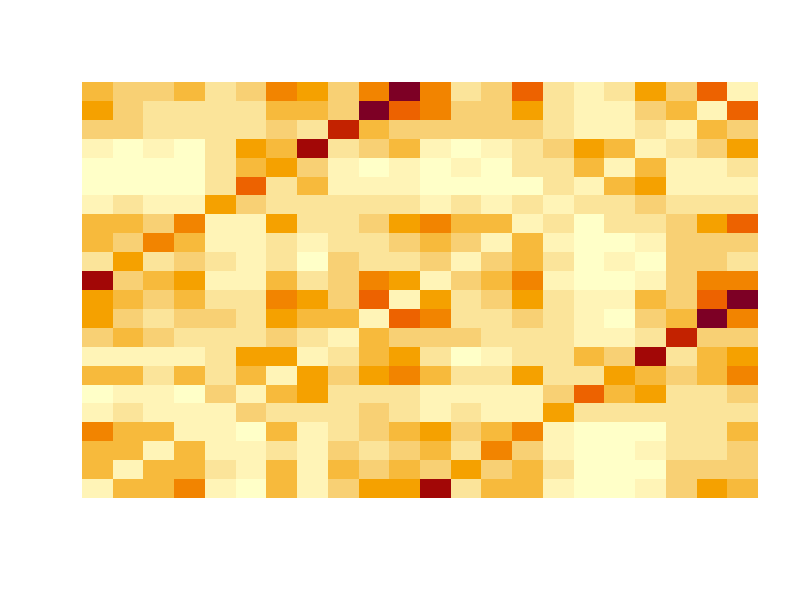
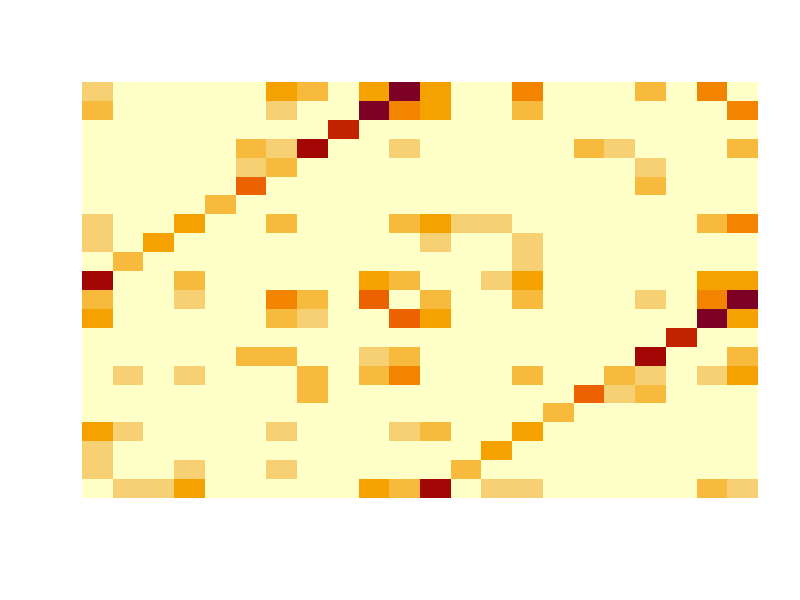
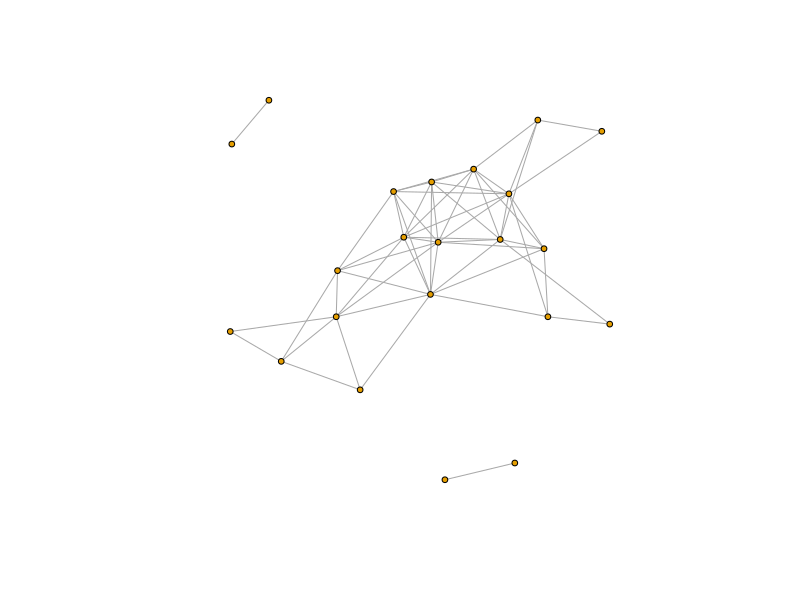
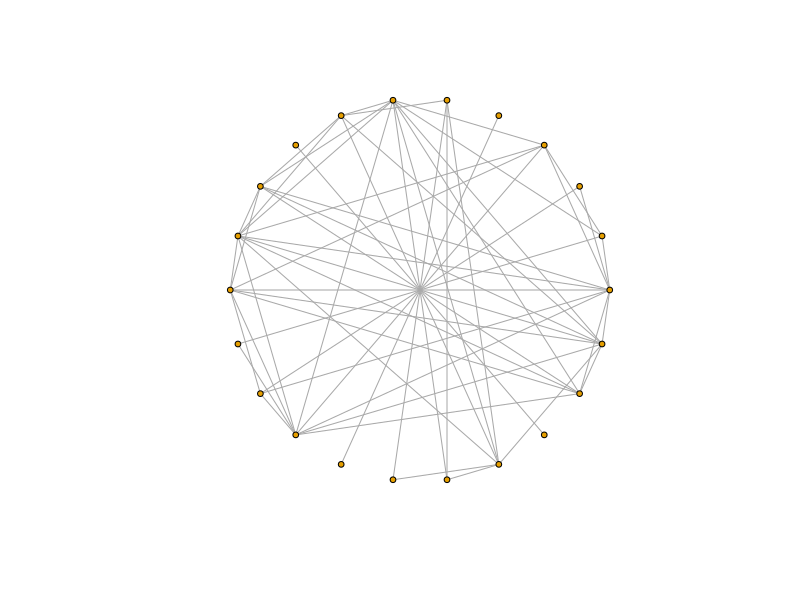
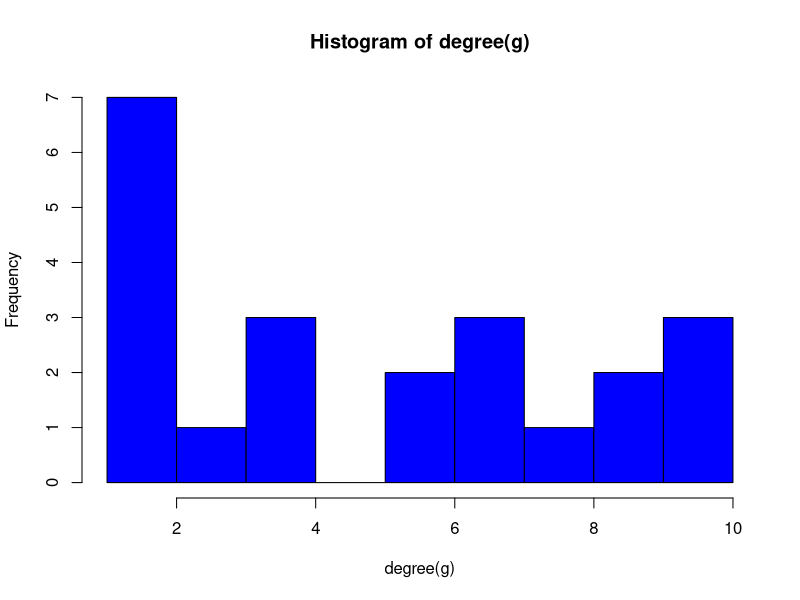
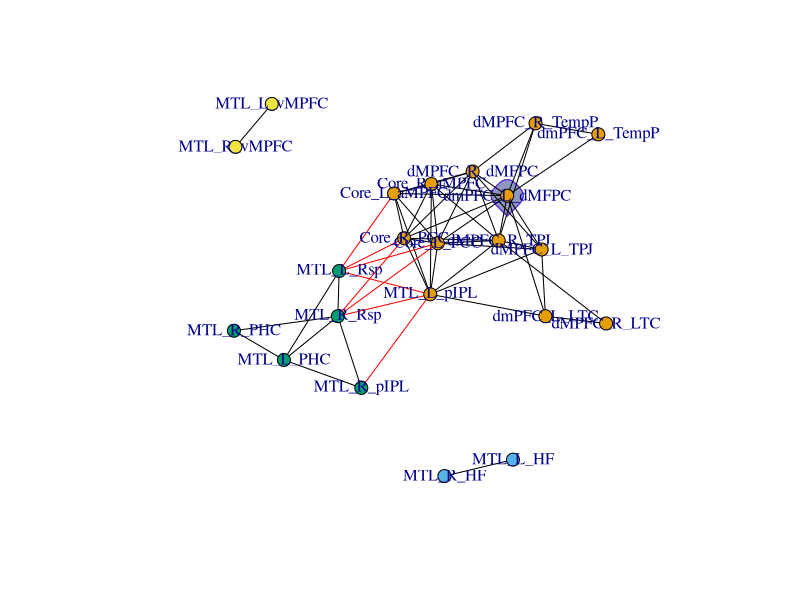
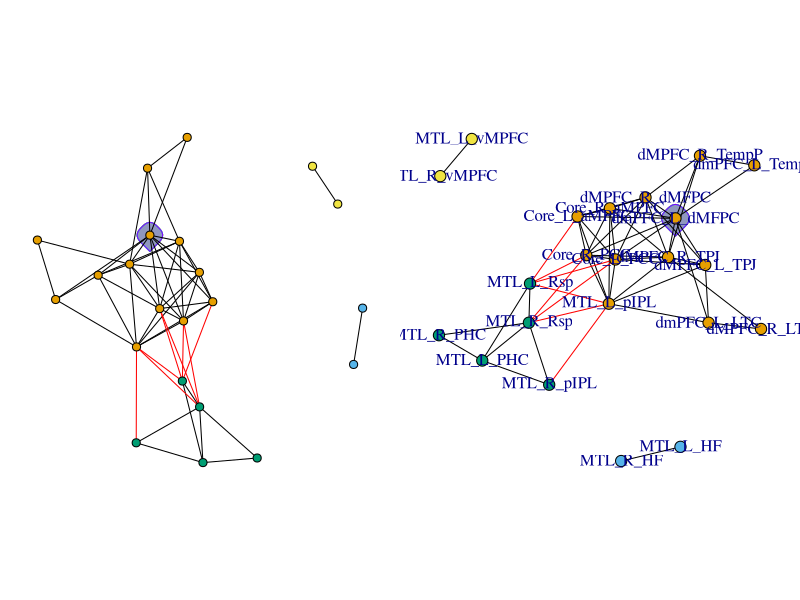
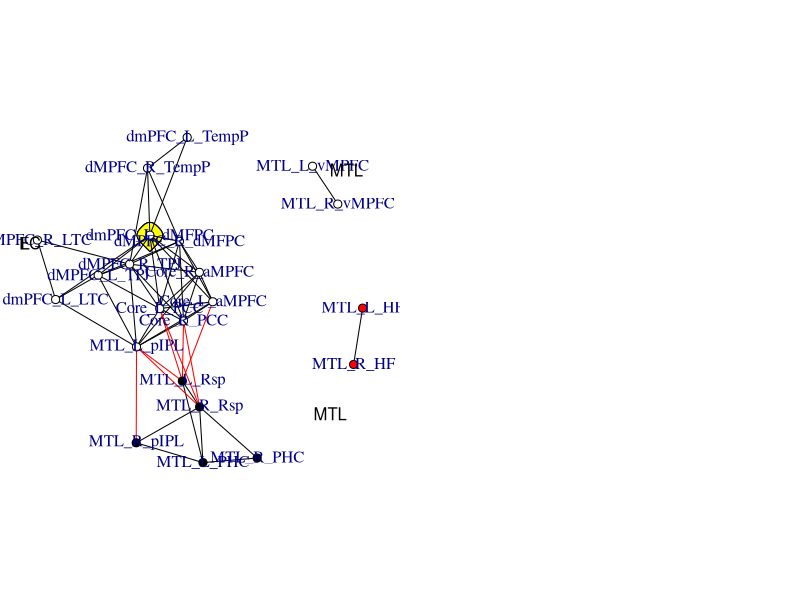

These charts were generated, in order, by the following R code:
## ---- chunk 1
rm(list=ls(all=TRUE))

library(igraph)	#graph analyses
# library(rgl)	#3D plotting
library(ggplot2)  #Advanced plotting package
## ---- chunk 2
fcon_matrix <- read.csv("../data/AndrewsHanna_Buckner98_correlationData_ROInamesShortened.csv", header=TRUE, sep = ",", row.names=1)  
roinames = data.frame(row.names(fcon_matrix))
names(roinames) <- c("roiname")
## ---- chunk 3
# remove all perfect correlations between each node and itself
fcon_matrix_preproc = replace(fcon_matrix,fcon_matrix=="Inf",0)

# remove all negative correlations
# fcon_matrix_preproc = replace(fcon_matrix_preproc, fcon_matrix_preproc<0,0)

# remove all nonexistent correlations
fcon_matrix_preproc = replace(fcon_matrix_preproc, fcon_matrix_preproc=="NaN",0)
## ---- chunk 4
# make dataframe into a matrix object
m = as.matrix(fcon_matrix_preproc)

# check matrix dimensions (should be equal)
dim(m)

# visualize matrix
image(m, useRaster=TRUE, axes=FALSE)
## ---- chunk 5
# create graph of the matrix
g = graph.adjacency(m, mode="undirected", weighted=TRUE)

# decide threshold at which matrix density is below 15%

threshold = 0	#starting threshold for iteration
density = graph.density(g) 
while (density>.25){     # Midnight Scan Club used 1.25%
  threshold = threshold + .001
  fcon_matrix_preproc = replace(fcon_matrix_preproc, abs(fcon_matrix_preproc)<threshold, 0)
  m = as.matrix(fcon_matrix_preproc)
  g = graph.adjacency(m, mode="undirected", weighted=TRUE)
  density = graph.density(g)
 }
 
print(paste("At density", density, "the correlation threshold is", threshold))

# visualize thresholded matrix
image(m, useRaster=TRUE, axes=FALSE)
## ---- chunk 6
# name vertices with roi names from file
V(g)$name = roinames

# make graph (Fruchterman-Reingold force-directed layout)
lg = layout_with_fr(g)
plot(g, vertex.size=3, vertex.label=NA, layout=lg)

# make circle graph
plot(g, vertex.size=3, vertex.label=NA, layout=layout_in_circle)

# make a 3D graph (need MNI coordinates)
#roiCoords <- read.csv("/Volumes/vosslabhpc/TemporarySharing/ARD/AH_Corr_Data_Nov1/GraphTheory/AHseedingROIlist_coords.csv", header=TRUE, sep = ",") 
#rglplot(g,vertex.size=7,vertex.label=NA,layout=roiCoords)
## ---- chunk 7
##Make a degree histogram
hist(degree(g),col="blue",breaks=max(degree(g)))
## ---- chunk 8
# use infomap to get modules
c2 = cluster_infomap(g, e.weights = NULL, v.weights = NULL,
  nb.trials = 100, modularity = TRUE)
length(c2)
print(c2)

# calculate modularity 
# uses Clauset, Newman & Moore (2004) algorithm to calculate Q
modularity(c2)
## ---- chunk 9
# make graph with modules outlined by sub-groups, same F-R layout as above
plot(c2, g, vertex.size=7, vertex.label=roinames[,1], layout=lg)
## ---- chunk 10
# Plot
par(mfrow=c(1,2), mar=rep(1,4))
layout <-layout.fruchterman.reingold(g)
plot(c2, g, layout=layout, vertex.label=NA, vertex.size=5,  edge.arrow.size=.2)

plot(c2, g, vertex.size=7, vertex.label=roinames[,1], layout=lg)


# Change colors of nodes, polygons, and polygon borders
new_cols <- c("white", "red", "black")[membership(c2)]
plot(c2, g, col=new_cols, mark.border="black", mark.col=c("lightgreen", "pink", "purple", "yellow"), 
    layout=layout, vertex.label=roinames[,1], vertex.size=5, edge.arrow.size=.2)

# Add labels
text(c(-1.15, 0.8, 0.9), c(0.35, -0.7, 0.8), c("dmPFC", "MTL", "MTL", "MTL"))
